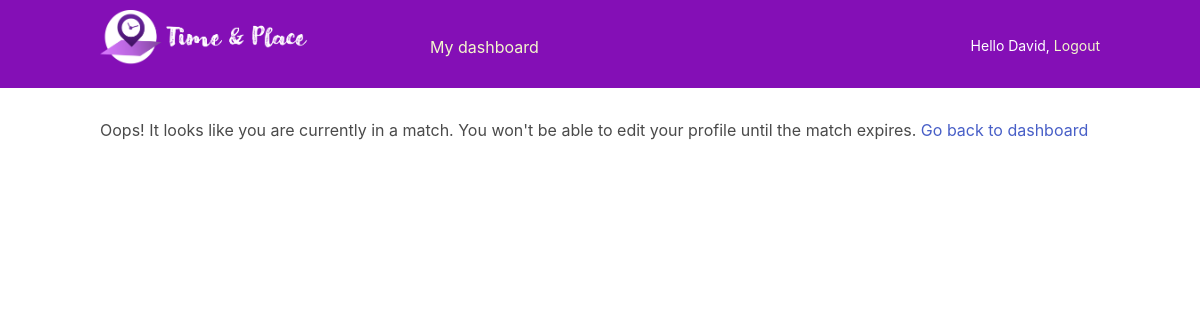
/account/edit/ (signed in), run on an earlier commit of the app's database.
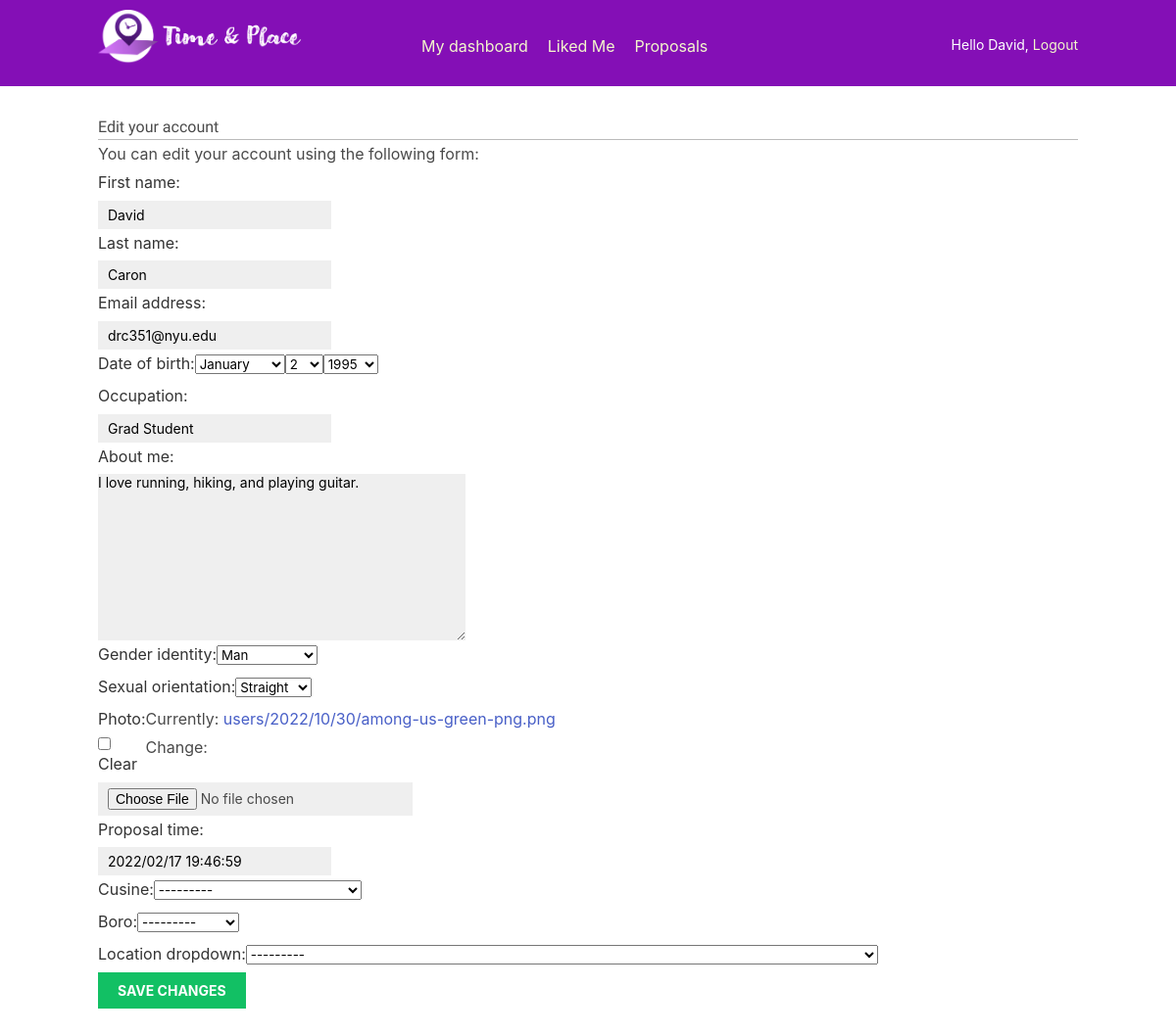
And on a later commit of the database.
### account/models.py (models this page shows, shortened)
class Profile(models.Model):
    user = models.OneToOneField(settings.AUTH_USER_MODEL,
                                on_delete=models.CASCADE)
    date_of_birth = models.DateField(blank=True, null=True, default=date.today())
    photo = models.ImageField(upload_to='users/%Y/%m/%d/',
                        blank=True,
                        default='users/default/user-default.png')
    occupation = models.CharField(max_length = 50,blank=True, null=True)
    proposal_time = models.CharField(max_length = 50,blank=True, null=True)
    about_me = models.CharField(max_length = 100,blank=True, null=True)
    gender_choices = (('Woman', 'Woman'), ('Man', 'Man'), ('Transgender', 'Transgender'), ('Non-binary', 'Non-binary'))
    gender_identity = models.CharField(max_length = 15, choices = gender_choices, blank = True, default="N/A")
    orientation_choices = (('Lesbian', 'Lesbian'), ('Gay', 'Gay'), ('Bisexual', 'Bisexual'), ('Queer', 'Queer'), ('Asexual', 'Asexual'), ('Straight', 'Straight'),('Other', 'Other'))
    sexual_orientation = models.CharField(max_length = 15, choices = orientation_choices, blank = True, default="N/A")
    age_preference_min = models.IntegerField(blank=True, null=True)
    age_preference_max = models.IntegerField(blank=True, null=True)
    gender_preference = models.CharField(max_length = 15, choices = gender_choices, blank = True)
    orientation_preference = models.CharField(max_length = 15, choices = orientation_choices, blank = True)
    boro = models.ForeignKey(Boro,on_delete=models.SET_NULL, blank=True, null=True)
    cusine = models.ForeignKey(Cusine,on_delete=models.SET_NULL, blank=True, null=True)
    location_dropdown  = models.ForeignKey(newLocation,on_delete=models.SET_NULL, blank=True, null=True)
    likes = models.ManyToManyField(
        "self",
        related_name="liked_by",
        symmetrical=False,
        blank=True
    )
    hides = models.ManyToManyField(
        "self",
        related_name="hidden_by",
        symmetrical=False,
        blank=True
    )
    declines = models.ManyToManyField(
        "self",
        related_name="declined_by",
        symmetrical=False,
        blank=True
    )
    matches = models.ManyToManyField(
        "self",
        related_name="matched_with",
        symmetrical=False,
        blank=True
    )

class Cusine(models.Model):
    cusine = models.CharField(max_length=255,blank=True,null=True)
    def __str__(self):
        return self.cusine

### account/views.py (the view)
# urls.py: path('edit/', views.edit, name='edit'),
@login_required
def edit(request):
    if request.method == 'POST':
        user_form = UserEditForm(instance=request.user,
                                data=request.POST)
        profile_form = ProfileEditForm(
                                    instance=request.user.profile,
                                    data=request.POST,
                                    files=request.FILES)
        user_profile = request.user.profile
        prev_time, prev_place = user_profile.proposal_time, user_profile.location_dropdown
        location_form = NewLocationForm(instance=request.user.profile,
                                    data=request.POST)
        user_id = request.user.id
        print(user_id)
        if user_form.is_valid() and profile_form.is_valid() and location_form.is_valid():
            user_form.save()
            profile_form.save()
            cur_time, cur_place = user_profile.proposal_time, user_profile.location_dropdown
            if cur_time != prev_time  or cur_place != prev_place:
                print("--CLEARING LIKED_BY--")
                user_profile.liked_by.clear()
            location_form.save()
            return redirect('profile',pk=user_id)
    else:
        user_form = UserEditForm(instance=request.user)
        profile_form = ProfileEditForm(
                                    instance=request.user.profile)
        location_form = NewLocationForm(instance=request.user.profile,
                                    data=request.POST)
    return render(request,
                    'account/edit.html',
                    {'user_form': user_form,
                    'profile_form': profile_form,
                    'location_form':location_form})

### account/forms.py
class UserEditForm(forms.ModelForm):
    class Meta:
        model = User
        fields = ('first_name',
                  'last_name',
                  'email')

class ProfileEditForm(forms.ModelForm):
    BIRTH_YEAR_CHOICES = list(str(year) for year in list(range(1940, 2004)))
    date_of_birth = forms.DateField(widget=forms.SelectDateWidget(years=BIRTH_YEAR_CHOICES))
    about_me = forms.CharField(widget=forms.Textarea)
    class Meta:
        model = Profile
        fields = ('date_of_birth',
                  'occupation',
                  'about_me',
                  'gender_identity',
                  'sexual_orientation',
                  'photo',
                  'proposal_time',
                  )

### account/models.py (called while the page is built)
    def __str__(self):
        return self.boro

    def __str__(self):
        return f'{self.DBA} At : {self.BUILDING}, {self.STREET}, {self.BORO} '

### account/templates/account/edit.html (shortened to what this page needs)
{% extends "base.html" %}
{% block content %}
{%if not request.user.profile.matches.exists and not request.user.profile.matched_with.exists%}
    <h1>Edit your account</h1>
    <p>You can edit your account using the following form:</p>
    <form method="post" id = 'editProfile' data-locations-url= "{% url 'ajax_load_locations' %}" enctype="multipart/form-data">
    {{ user_form.as_p }}
    {{ profile_form.as_p }}
    {{ location_form.as_p }}
    <p><input type="submit" value="Save changes"
        onclick="return confirm('WARNING: Any changes to proposal time and place will clear the likes you have so far received.')" />
    </p>
{% else %}
Oops! It looks like you are currently in a match. You won't be able to edit your profile until the match expires.
<a href="{% url 'dashboard' %}">Go back to dashboard</a>
{%endif%}
    </form>
{% endblock %}

### account/templates/base.html (shortened to what this page needs)
{% load static %}
<!DOCTYPE html>
<html>
<head>
    <link href="{% static "account/base.css" %}" rel="stylesheet">
</head>
<link rel="stylesheet"
href="https://cdn.jsdelivr.net/npm/bulma@0.9.3/css/bulma.min.css">
<body>
    <div id="header">
        <span class="logo">
            <a href="{% url 'main:index' %}">
                <img src="/static/account/nav_bar_logo.png"
                width = "220"
                height = "220"
                alt="logo" />
            </a>
        </span>
        <br>
        {% if request.user.is_authenticated %}
                <ul class="menu">
                    <li {% if section == "dashboard" %}class="selected"{% endif %}>
                    <a href="{% url "dashboard" %}">My dashboard</a>
                    </li>
                </ul>
        {% if not request.user.profile.matches.exists and not request.user.profile.matched_with.exists %}
                <ul class="menu">
                    <li {% if section == "like_me" %}class="selected"{% endif %}>
                        <a href=" {% url 'profile_liked_me' pk=request.user.id %}">Liked Me</a>
                    </li>
                    <li {% if section == "suggestions" %}class="selected"{% endif %}>
                        <a href="{% url "filter_profile_list" %}">Proposals</a>
                    </li>
                </ul>
                {% endif %}
            {% endif %}
                <span class="user">
                {% if request.user.is_authenticated %}
                    Hello {{ request.user.first_name }},
                    <a href="{% url "logout" %}">Logout</a>
                {% else %}
                    <a href="{% url "login" %}">Log-in</a>
                {% endif %}
        </span>
    </div>
    <div id="content">
    {% block content %}
    {% endblock %}
    </div>
</body>
</html>

What changed in the data, as far as the page shows it:
now on this page (row edited): Profile: occupation "Grad Student", about_me "I love running, hiking, and playing guitar.", gender_identity "Man", sexual_orientation "Straight", proposal_time "2022/02/17 19:46:59", cusine "---------", boro "---------", location_dropdown "---------"
Also different on the page:
form field first_name: (not shown) → "David"
form field last_name: (not shown) → "Caron"
form field email: (not shown) → "drc351@nyu.edu"
form field as_p: (not shown) → "January"
form field as_p: (not shown) → "2"
form field as_p: (not shown) → "1995"
form field as_p: (not shown) → "☐"
form field value: (not shown) → "Save changes"
text no longer shown: "Oops! It looks like you are currently in a match. You won't be able to edit your profile until the match expires. Go back to dashboard"
text now shown: "Liked Me Proposals Edit your account You can edit your account using the following form: First name: Last name: Email address: Date of birth: Occupation: About me: Gender identity: Sexual orientation: Photo: Currently: users/2022/10/30/among-us-green-png.png Clear Change: Proposal time: Cusine: Boro: Location dropdown:"
